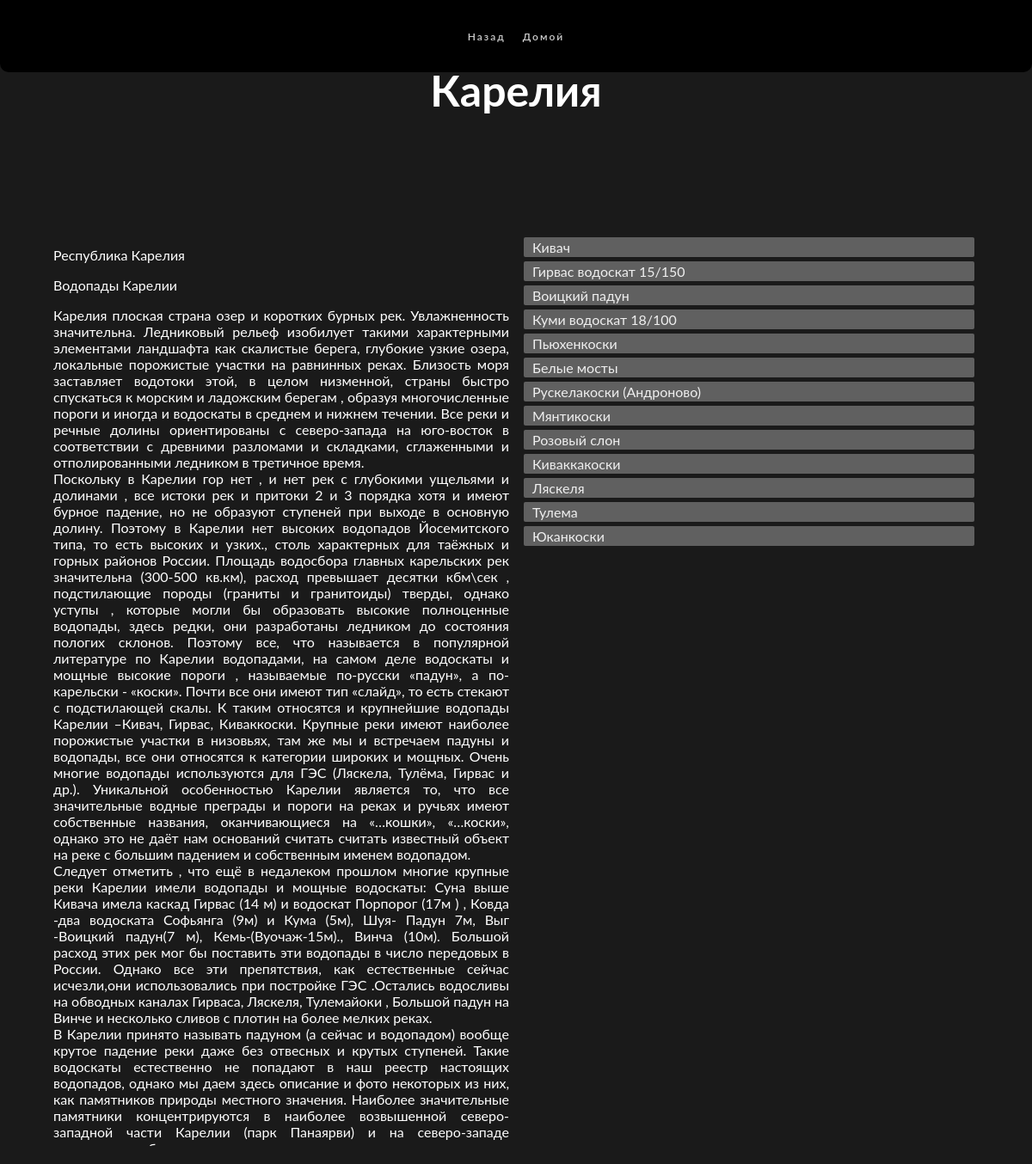
Screenshot of /district/2/info/ with the database file from the repository.
### mainapp/models.py (models this page shows, shortened)
class Waterfall_District(models.Model):
    District_name = models.CharField(verbose_name="Имя", max_length=128, default='не указанно')
    District_description = models.TextField(verbose_name='описание', max_length=60, default='не указанно')

class Waterfall(models.Model):
    name = models.CharField(verbose_name="Имя", max_length=128, default='-')
    image = models.ImageField(blank=True, verbose_name="фото", upload_to='waterfalls_images', default='-')
    description = models.TextField(verbose_name='описание', max_length=1024, default='-')
    place = models.TextField(verbose_name='место', max_length=60, default='-')
    height = models.PositiveIntegerField(verbose_name='высота', default=0)
    weight = models.PositiveIntegerField(verbose_name='ширина', default=0)
    S_catchment = models.PositiveIntegerField(verbose_name='Площадь водосбора', default=0)
    S_mirror = models.PositiveIntegerField(verbose_name='Площадь зеркала в кв. м', default=0)
    water_consumption = models.PositiveIntegerField(verbose_name='Расход воды в куб. м', default=0)
    Altitude_above_sea_level = models.PositiveIntegerField(verbose_name='Высота над ур. моря', default=0)
    Energy_joules = models.PositiveIntegerField(verbose_name='Энергия в джоулях', default=0)
    type = models.TextField(verbose_name='тип', max_length=60, default='-')
    cordinats = models.TextField(verbose_name='кординаты', default='-')
    District_id = models.PositiveIntegerField(verbose_name='айди района', default=1)
    Administrative_District_id = models.PositiveIntegerField(verbose_name='айди административного района', default=1)

### mainapp/views.py (the view)
# urls.py: path('district/<int:id>/info/', mainapp.info_district, name='info_district'),
def info_district(request, id=None):
    waterfall_district = Waterfall_District.objects.get(id=id)
    waterfalls = Waterfall.objects.filter(District_id=id)
    context = {
        'title': 'подробная информация',
        'waterfall_district': waterfall_district,
        'waterfalls': waterfalls,
        }
    return render(request, 'mainapp/waterfall_district.html', context)

### mainapp/templates/mainapp/waterfall_district.html (shortened to what this page needs)
{% extends 'mainapp/base.html' %}
{% load static %}
{% block css %}
<link rel="stylesheet" href="https://unpkg.com/swiper/swiper-bundle.min.css" />
<link rel="stylesheet" type="text/css" href="{% static 'css/style.css' %}">
<link rel="stylesheet" type="text/css" href="{% static 'css/style-waterfalls.css' %}">
<link rel="stylesheet" type="text/css" href="{% static 'css/info-waterfall-style.css' %}">
{% endblock %}
{% block content %}
<div class="waterfall-blur"></div>
{% block menu %}
{% include 'mainapp/includes/menu.html' %}
{% endblock %}
<div class="block-list winf0">
  {% if not waterfall_district %}
        <h1 class="hh">Not found</h1>
        {% else %}
    <div class="name-wf">{{ waterfall_district.District_name }}</div>
    <div class="waterfalls-2">
        <div class="text-info waterfalls-1 a-2">
                <div class="text-block-3">{{ waterfall_district.District_description|linebreaks }}</div>
            </div>
        {% endif %}
        <div class="waterfalls-1 block-list-2">
          {% for w in waterfalls %}
            <div class="wtrf-2"><a href="{% url 'info_waterfall' w.id %}">{{ w.name }}</a></div>
          {% endfor %}
        </div>
        </div>
</div>
{% endblock %}

### static/css/style.css (style rules this page uses)
* { font-family: 'Lato', sans-serif; box-sizing: border-box; }
:root { --size: 1vh + 1vw; --color-1: #FF7400; --color-2: #BF7130; --color-3: #A64B00; --color-4: #FF9640; --color-5: #FFB273; }
body { padding: 0; margin: 0; width: 100%; }
html { padding: 0px 0px; margin: 0; height: 100%; width: 100%; display: flex; align-items: center; flex-direction: column; }
.waterfall-blur { position: fixed; top: .01px; bottom: .01px; left:.011px; right: .01px; backdrop-filter: blur(3px); z-index: -5; }
a, a:hover { text-decoration: none; }
.block-list { border-radius: 10px; background-color: black; width: 100%; height: 100%; padding: 10px; display: flex; flex-direction: column; align-items: center; }
.name-wf { font-weight: 700; font-size: 50px; text-align: center; }

### static/css/style-waterfalls.css (style rules this page uses)
body { display: flex; align-items: center; flex-direction: column; padding-top: 7vh !important; }
.block-list { width: 100%; height: 100%; margin: 0 auto; color: white; opacity: .9; }
.loaded, .body { height: 100%; }
.winf0 { margin-top: 6vh; }
.wtrf-2 { color: #fff; background-color: rgb(79, 79, 79); margin: 5px; padding: 2px 10px; border-radius: 2px; }
.wtrf-2 > a { color: rgb(238, 238, 238); }
.a-2 { overflow: scroll !important; height: 100%; text-align: justify; padding: 2px; padding-right: 10px; }
.text-block-3 { overflow-y: scroll; width: 100%; }
.block-list-2 { overflow-y: scroll; height: 100%; padding: 2px; }
.waterfalls-2 { width: 100%; height: 70%; }
.waterfalls-1 { width: 100%; height: 90%; }
.name-wf { margin: 75px; }
.winf0 { position: fixed; bottom: 0; }

### static/css/info-waterfall-style.css (style rules this page uses)
.block-list, .name-wf { color: white; }
.block-list { padding: 0px 5%; }
.waterfalls-2 { display: flex; align-items: center; justify-content:center; }
.a-2 { overflow:scroll; }

### rows the page displays
Waterfall_District: District_name "Карелия", District_description "Республика Карелия Водопады Карелии Карелия плоская страна озер и коротких бурных рек. Увлажненность значительна. Ледниковый рельеф изобилует такими характерными элементами ландшафта как скалистые берега, глубокие узкие озера, локальные порожистые участки на равнинных реках. Близость моря заставляет водотоки этой, в целом низменной, страны быстро спускаться к морским и ладожским берегам , образуя многочисленные пороги и иногда и водоскаты в среднем и нижнем течении. Все реки и речные долины ориентированы с северо-запада на юго-восток в соответствии с древними разломами и складками, сглаженными и отполированными ледником в третичное время. Поскольку в Карелии гор нет , и нет рек с глубокими…"
Waterfall: name "Кивач"
Waterfall: name "Гирвас водоскат 15/150"
Waterfall: name "Воицкий падун"
Waterfall: name "Куми водоскат 18/100"
Waterfall: name "Пьюхенкоски"
Waterfall: name "Белые мосты"
Waterfall: name "Рускелакоски (Андроново)"
Waterfall: name "Мянтикоски"
Waterfall: name "Розовый слон"
Waterfall: name "Киваккакоски"
Waterfall: name "Ляскеля"
Waterfall: name "Тулема"
Waterfall: name "Юканкоски"
